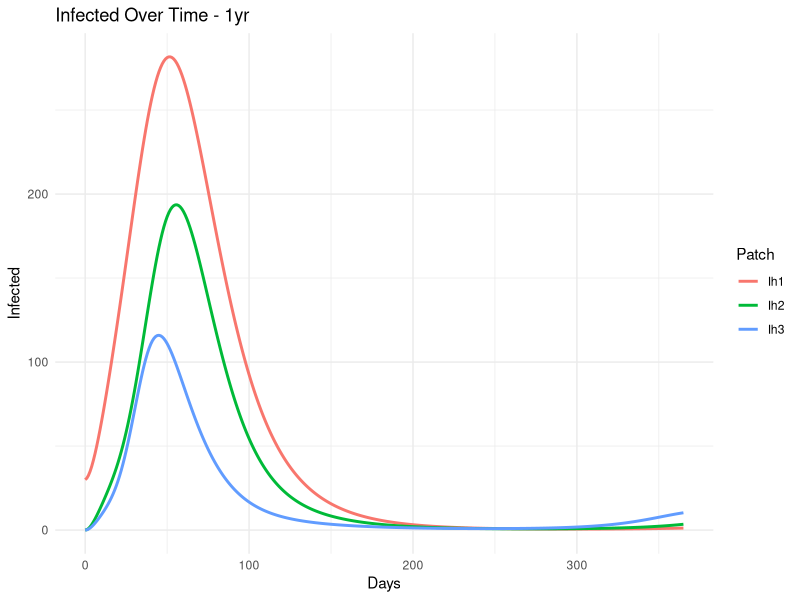
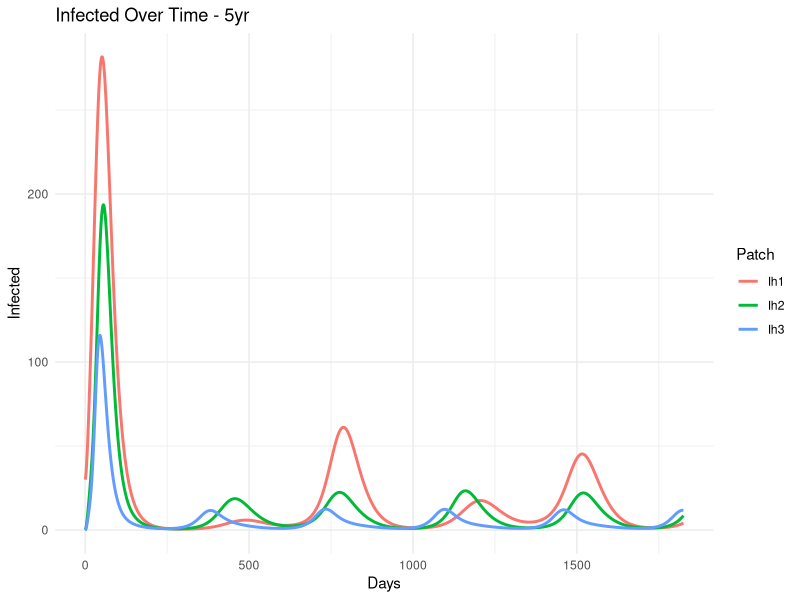
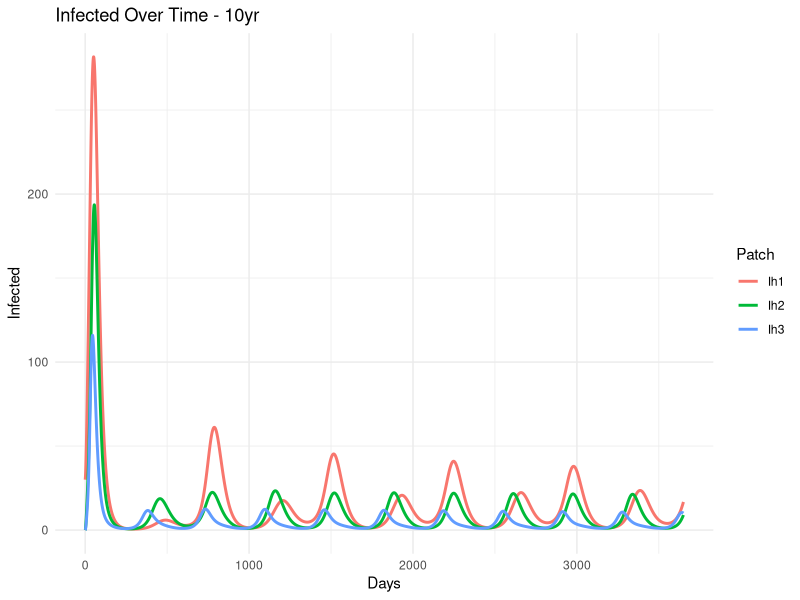

Here is the R script that generated these plots, in order:
library(deSolve)
library(ggplot2)
library(dplyr)
library(tidyr)

# ----------------------------------------
# Seasonal Forcing Functions
# ----------------------------------------
alpha_t <- function(t, alpha_bar = 0.5, A = 0.3, T = 365, phi = 0) {
  alpha_bar * (1 + A * cos((2 * pi * t / T) + phi))
}

bv_t <- function(t, bv_bar = 0.25, A = 0.3, T = 365, phi = 0) {
  bv_bar * (1 + A * cos((2 * pi * t / T) + phi))
}

# ----------------------------------------
# Seasonal Logistic Metapopulation Model with Death Tracking
# ----------------------------------------
metapop_model <- function(t, state, parameters) {
  with(as.list(c(state, parameters)), {
    
    np <- length(patches)
    
    Sh <- state[patch_indices("Sh")]
    Eh <- state[patch_indices("Eh")]
    Ih <- state[patch_indices("Ih")]
    Rh <- state[patch_indices("Rh")]
    Sv <- state[patch_indices("Sv")]
    Ev <- state[patch_indices("Ev")]
    Iv <- state[patch_indices("Iv")]
    Dh <- state[patch_indices("Dh")]
    
    Nh <- Sh + Eh + Ih + Rh
    Nv <- Sv + Ev + Iv
    
    alpha <- alpha_t(t, alpha_bar, A, T, phi)
    b_v <- bv_t(t, b_v_bar, A_b, T, phi_b)
    
    lambda_h <- f_h * alpha * p_h * Iv / (Nh + 1e-6)
    lambda_v <- f_h * alpha * p_v * Ih / (Nh + 1e-6)
    
    logistic_birth <- b_v * Nv * (1 - Nv / K_v)
    
    dSh <- b_h * Nh - lambda_h * Sh + omega * Rh - mu_h * Sh + inflow(Sh, M) - outflow(Sh, M)
    dEh <- lambda_h * Sh - sigma_h * Eh - mu_h * Eh + inflow(Eh, M) - outflow(Eh, M)
    dIh <- sigma_h * Eh - gamma * Ih - (mu_h + d) * Ih + inflow(Ih, M) - outflow(Ih, M)
    dRh <- gamma * Ih - omega * Rh - mu_h * Rh + inflow(Rh, M) - outflow(Rh, M)
    dDh <- d * Ih
    
    dSv <- logistic_birth - lambda_v * Sv - mu_v * Sv + inflow(Sv, Mv) - outflow(Sv, Mv)
    dEv <- lambda_v * Sv - sigma_v * Ev - mu_v * Ev + inflow(Ev, Mv) - outflow(Ev, Mv)
    dIv <- sigma_v * Ev - mu_v * Iv + inflow(Iv, Mv) - outflow(Iv, Mv)
    
    return(list(c(dSh, dEh, dIh, dRh, dSv, dEv, dIv, dDh)))
  })
}

# Indexing helpers
patch_indices <- function(var) {
  start <- match(var, c("Sh", "Eh", "Ih", "Rh", "Sv", "Ev", "Iv", "Dh"))
  return(((start - 1) * np + 1):(start * np))
}
inflow <- function(vec, M) as.vector(t(M) %*% vec)
outflow <- function(vec, M) as.vector(M %*% vec)

# ----------------------------------------
# Settings
# ----------------------------------------
np <- 3
patches <- 1:np
M <- matrix(c(
  0.9, 0.05, 0.05,
  0.05, 0.9, 0.05,
  0.05, 0.05, 0.90
), nrow = np, byrow = TRUE)
Mv <- M

# Parameters with seasonal forcing
base_parameters <- list(
  b_h = 1.1e-5, b_v_bar = 0.25,
  f_h = 0.6, alpha_bar = 0.8,
  p_h = 0.2, p_v = 0.5,
  sigma_h = 1/10, sigma_v = 1/15,
  gamma = 1/20, omega = 0.0009,
  mu_h = 1.1e-5, mu_v = 0.1,
  d = 0.003,
  K_v = 5000,
  A = 0.3, A_b = 0.2,
  T = 365, phi = 0, phi_b = 0,
  np = np, patches = patches,
  M = M, Mv = Mv
)

# Initial conditions
init <- rep(0, 8 * np)
names(init) <- c(paste0("Sh", 1:np), paste0("Eh", 1:np), paste0("Ih", 1:np), paste0("Rh", 1:np),
                 paste0("Sv", 1:np), paste0("Ev", 1:np), paste0("Iv", 1:np), paste0("Dh", 1:np))

init["Sh1"] <- 1000; init["Eh1"] <- 20; init["Ih1"] <- 30; init["Sv1"] <- 6000; init["Ev1"] <- 150; init["Iv1"] <- 100
init["Sh2"] <- 600;  init["Sv2"] <- 4000; init["Ev2"] <- 80;  init["Iv2"] <- 40
init["Sh3"] <- 300;  init["Sv3"] <- 2000; init["Ev3"] <- 50;  init["Iv3"] <- 25

# ----------------------------------------
# Run Simulations for Multiple Horizons
# ----------------------------------------
time_horizons <- list("1yr" = 365, "5yr" = 1825, "10yr" = 3650)
all_outputs <- list()
all_stats <- list()

for (label in names(time_horizons)) {
  times <- seq(0, time_horizons[[label]], 1)
  out <- ode(y = init, times = times, func = metapop_model, parms = base_parameters, method = "ode45")
  out_df <- as.data.frame(out)
  out_df$time_horizon <- label
  all_outputs[[label]] <- out_df
  
  # Stats per patch
  stats <- data.frame(Patch = character(), Deaths = numeric(), Peak_Infection = numeric(), Peak_Day = numeric())
  for (i in 1:np) {
    deaths <- tail(out_df[[paste0("Dh", i)]], 1)
    peak_val <- max(out_df[[paste0("Ih", i)]])
    peak_day <- out_df$time[which.max(out_df[[paste0("Ih", i)]])]
    stats <- rbind(stats, data.frame(
      Patch = paste0("Patch ", i),
      Deaths = round(deaths),
      Peak_Infection = round(peak_val),
      Peak_Day = peak_day
    ))
  }
  stats$Horizon <- label
  all_stats[[label]] <- stats
}

# ----------------------------------------
# Combine for Plotting
# ----------------------------------------
combined_df <- bind_rows(all_outputs)
long_df <- combined_df %>%
  select(time, time_horizon, starts_with("Ih")) %>%
  pivot_longer(cols = starts_with("Ih"), names_to = "Patch", values_to = "Infected") %>%
  mutate(Patch = factor(Patch, levels = paste0("Ih", 1:np)))

# ----------------------------------------
# Plot Infected Over Time
# ----------------------------------------
for (h in names(time_horizons)) {
  df <- filter(long_df, time_horizon == h)
  p <- ggplot(df, aes(x = time, y = Infected, color = Patch)) +
    geom_line(size = 1) +
    labs(title = paste("Infected Over Time -", h),
         x = "Days", y = "Infected") +
    theme_minimal()
  print(p)
}

# ----------------------------------------
# Final Summary Table
# ----------------------------------------
final_stats <- bind_rows(all_stats)
print(final_stats)
